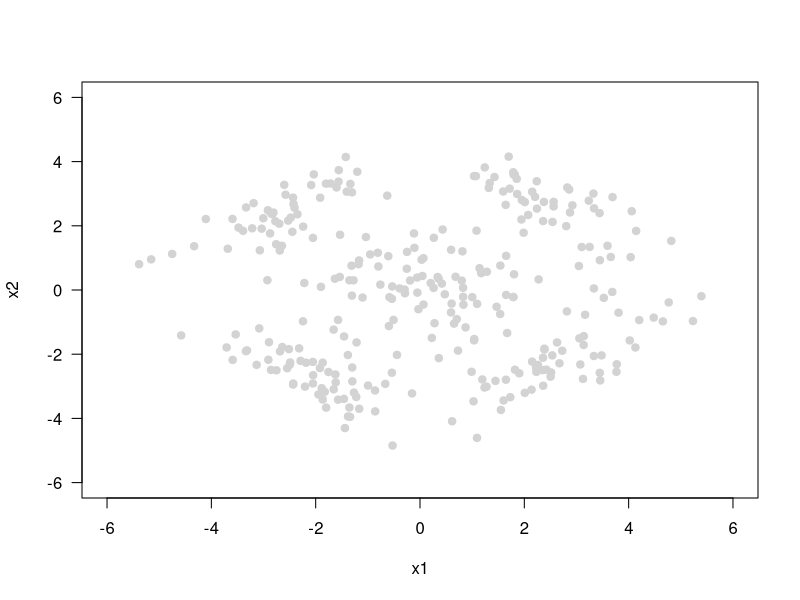
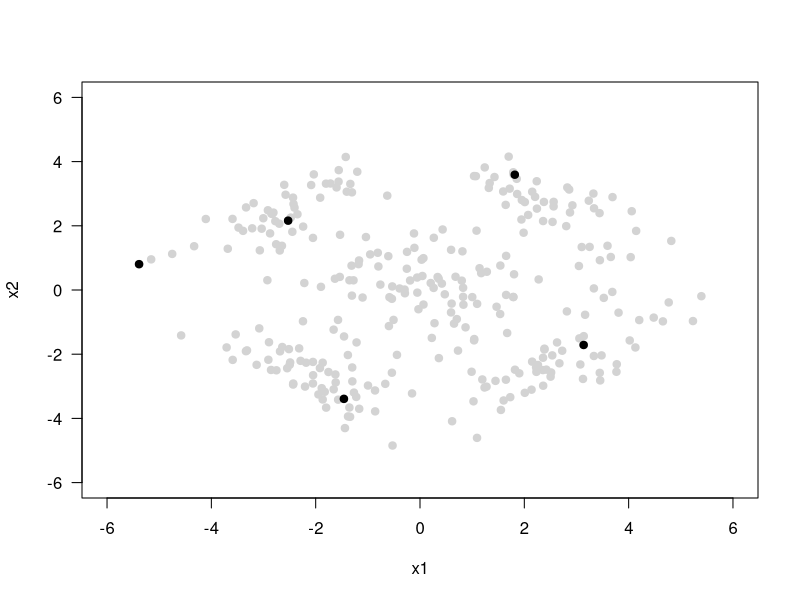
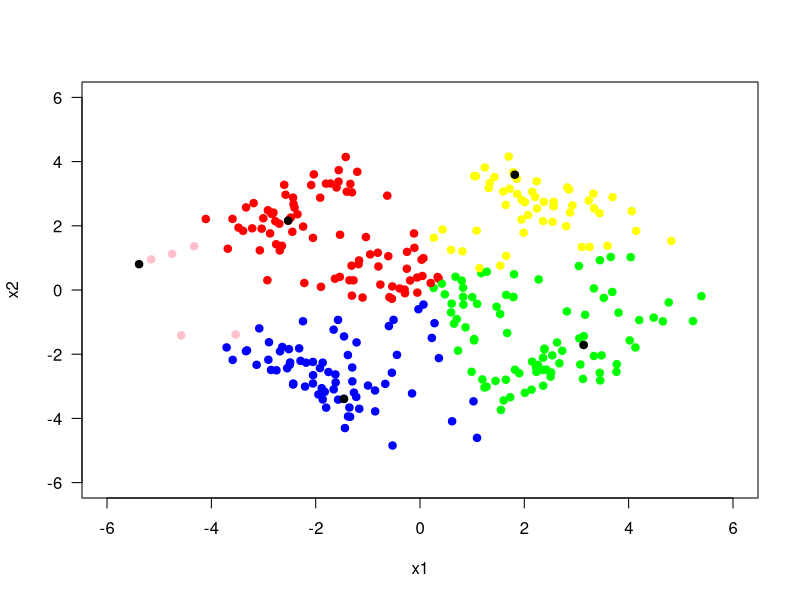
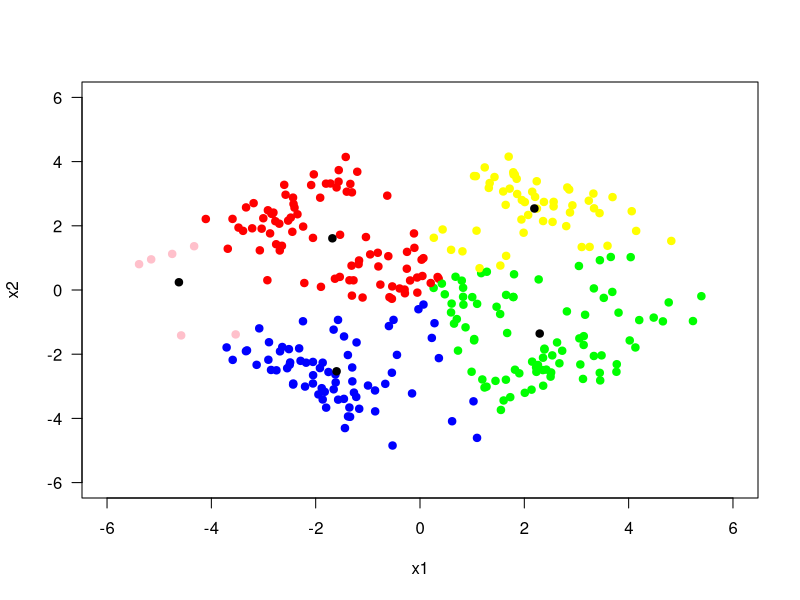
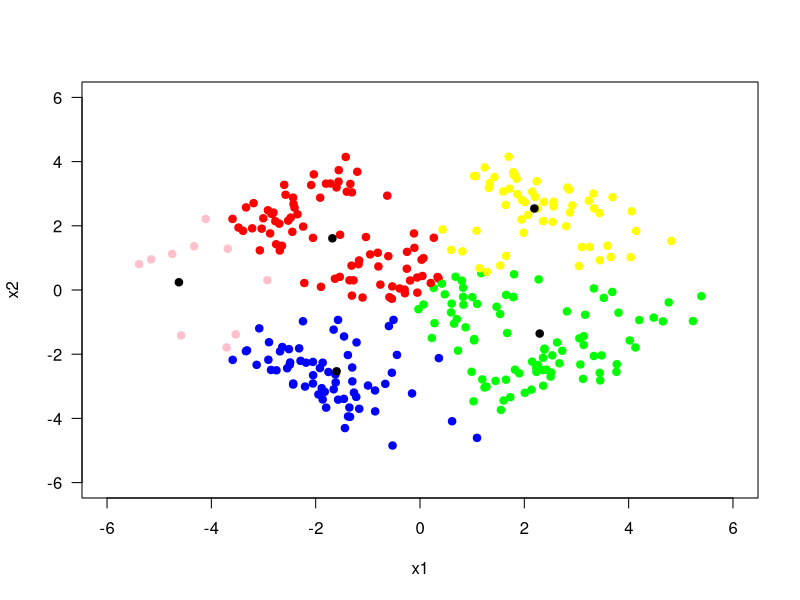
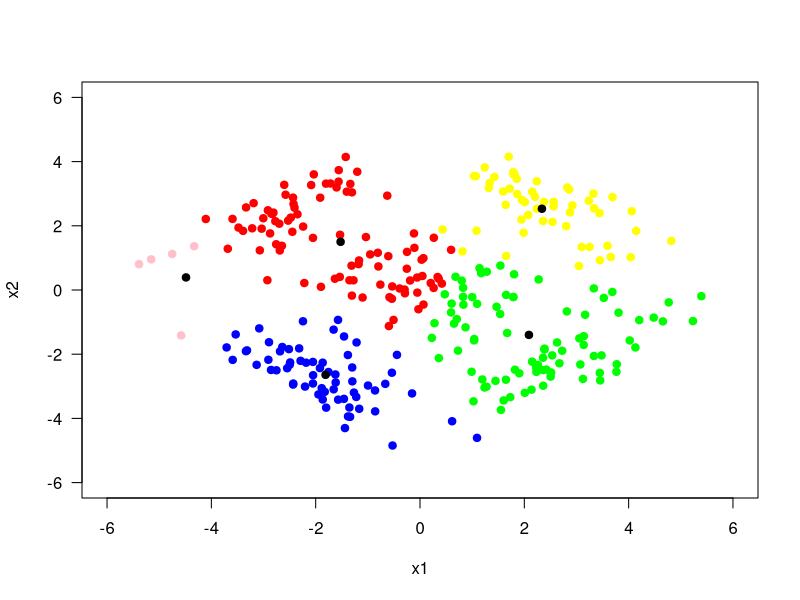
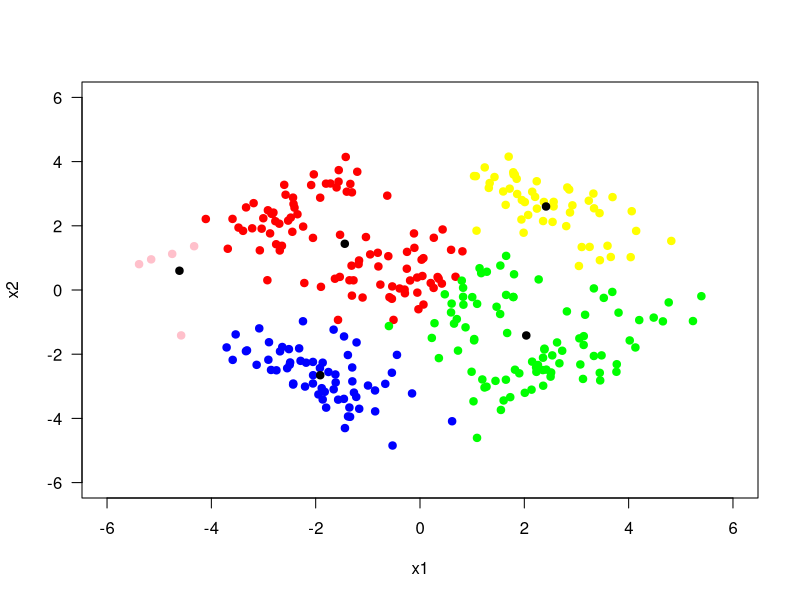
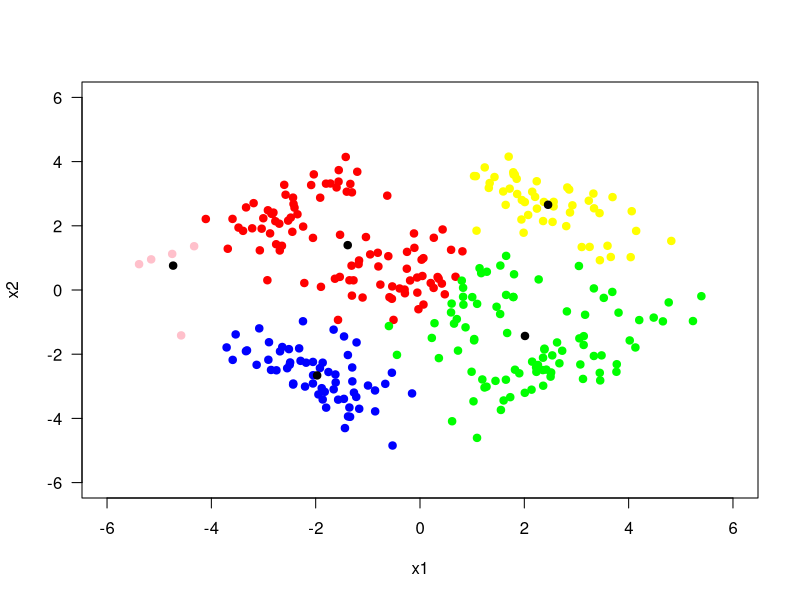

Reproduce these figures in R, in order.
library(MASS)
library(mvtnorm)

set.seed(521)

##helper methods
my_plot<-function(X, centroids, assignments){
  if(is.null(assignments)){
    plot(X[,1], X[,2], type = "p", pch = 19, col = "lightgray", las = 1,
         xlim = c(-6, 6), ylim = c(-6, 6),
         xlab = "x1", ylab = "x2")
  }

  else{
    renk<-c("red","green","blue","pink","yellow")
    plot(X[,1], X[,2], type = "p", pch = 19, col =renk[assignments], las = 1,
         xlim = c(-6, 6), ylim = c(-6, 6),
         xlab = "x1", ylab = "x2")
  }
  if(!is.null(centroids)){
    points(centroids[,1], centroids[,2], col = "black", pch = 19, cex = 1) 
  }
}

add <- function(x) Reduce("+", x)



## Question 1
X1 <- mvrnorm(50, c(+2.5, +2.5), matrix(c(.8, -0.6, -0.6, .8), 2, 2))
X2 <- mvrnorm(50, c(-2.5, +2.5), matrix(c(.8, 0.6, 0.6, .8), 2, 2))
X3 <- mvrnorm(50, c(-2.5, -2.5), matrix(c(.8, -0.6, -0.6, .8), 2, 2))
X4 <- mvrnorm(50, c(2.5, -2.5), matrix(c(.8, 0.6, 0.6, .8), 2, 2))
X5 <- mvrnorm(100, c(0, 0), matrix(c(1.6, 0.0, 0.0, 1.6), 2, 2))
X<-rbind(X1,X2,X3,X4,X5)

my_plot(X, NULL, NULL)

#Question 2


K<-5
N<-length(X[,1])

#In initialization we take choose random points.

updateAssignments<-function(){
  
  #dist method evaluates distance for each row to other rows and returns a matrix where each row holds
  # distances to all other rows. So 1 row has 305 column.  
  D <- as.matrix(dist(rbind(centroids, X), method = "euclidean"))
  #We want to keep only distances to dectroid. So We take the first 5 rows and from column 6 to the end of the columns 305 in our case
  D <- D[1:nrow(centroids), (nrow(centroids) + 1):(nrow(centroids) + nrow(X))]
  #For each column we find the least row value which will point to centroid that is closest to the point indicated by column index. 
  assignments <<- sapply(1:ncol(D), function(i) {which.min(D[,i])})
  my_plot(X,centroids, assignments)
  
}

updateCentroid_K_Means<-function(){
  
  centroids<<-t(sapply(seq(1:K), function(k){colMeans(X[assignments==k,])}))
  my_plot(X,centroids, assignments)
}

centroids<-X[sample(seq(1:N),5),]
my_plot(X,centroids, NULL)
updateAssignments()
updateCentroid_K_Means()
updateAssignments()

# Question 3

#Initialization for S and P using K-means
S<-t(sapply(seq(1:K), function(k){cov(X[assignments==k,])}))

P<-sapply(seq(1:K), function(k){sum(assignments==k)/N})


#Question 4


E_Step<-function(){
  
  h_numerator<-list()
  for(k in seq(1:K)){
   h_numerator[[k]]<-sapply(seq(1:N), function(i) {P[k]*(det(matrix(S[k,],2,2))^(-1/2))*exp(-(1/2)*(t(X[i,]-centroids[k,])%*%chol2inv(chol(matrix(S[k,],2,2)))%*%(X[i,]-centroids[k,])))})
  }

  h_denominator<-add(h_numerator)

  h<<-sapply(seq(1:K), function(k) {h_numerator[[k]]/h_denominator})
  
  #assignments<<-sapply(seq(1:N), function(i) {which.max(h[i,])})
  
  #P<<-sapply(seq(1:K), function(k){sum(assignments==k)/N})
  P<<-sapply(seq(1:K), function(k){sum(h[,k])/sum(h)})
}


M_Step<-function(h){
  centroids<<-t(sapply(seq(1:K), function(k){(h[,k]%*%X)/sum(h[,k])}))
  S<<-t(sapply(seq(1:K), function(k){colSums(t(sapply(seq(1:N), function(i){h[i,k]*(X[i,]-centroids[k,])%*%t(X[i,]-centroids[k,])})))/sum(h[,k])}))
}


runtime<-100


for(l in seq(1:runtime)){
  E_Step()
  
  M_Step(h)
  assignments<<-sapply(seq(1:N), function(i) {which.max(h[i,])})
  my_plot(X,centroids,assignments)
  
}



#Question 5


#Following soltion worked better for me (faster) then finding multivariate normal distr. on x1 and x2 grid.
#This was taken from web source https://stats.stackexchange.com/questions/9898/how-to-plot-an-ellipse-from-eigenvalues-and-eigenvectors-in-r

 for(k in seq(1:K)){
 mu    <- centroids[k,]                               
 S_i      <- matrix(S[k,],2,2)                        
 decom     <- chol(S_i)                               
 t <- seq(0, 2*pi, length.out=200)                    
 elips    <- 1 * cbind(cos(t), sin(t)) %*% decom      
 center_elips <- sweep(elips, 2, mu, "+")             
 lines(center_elips, type="l", lwd=2, asp=1)          
 }


m1<-c(+2.5, +2.5)
S1<-c(.8, -0.6, -0.6, .8)
m2<-c(-2.5, +2.5)
S2<-c(.8, 0.6, 0.6, .8)
m3<-c(-2.5, -2.5)
S3<-c(.8, -0.6, -0.6, .8)
m4<- c(2.5, -2.5)
S4<-c(.8, 0.6, 0.6, .8)
m5<-c(0, 0)
S5<-c(1.6, 0.0, 0.0, 1.6)


m<-rbind(m1,m2,m3,m4,m5)

S_real<-rbind(S1,S2,S3,S4,S5)
for(k in seq(1:K)){
  
  mu    <- m[k,]                               # data centroid -> colMeans(dataMatrix)
  S_i      <- matrix(S_real[k,],2,2) # covariance matrix -> cov(dataMatrix)
  decom     <- chol(S_i)                               # Cholesky decomposition
  t <- seq(0, 2*pi, length.out=200)          # angles for ellipse
  elips    <- 1 * cbind(cos(t), sin(t)) %*% decom  # ellipse scaled with factor 1
  center_elips <- sweep(elips, 2, mu, "+")               # center ellipse to the data centroid
  lines(center_elips, type="l", lty=2, lwd=2, asp=1)            # plot ellipse
}

